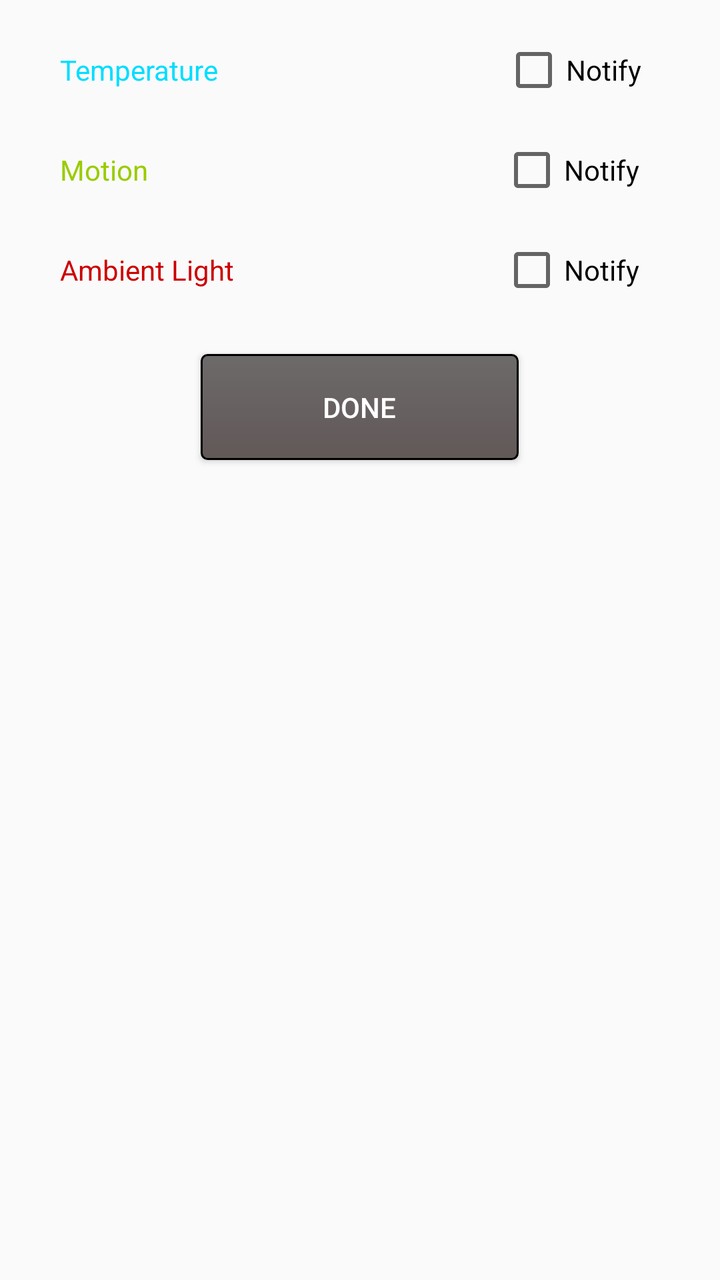
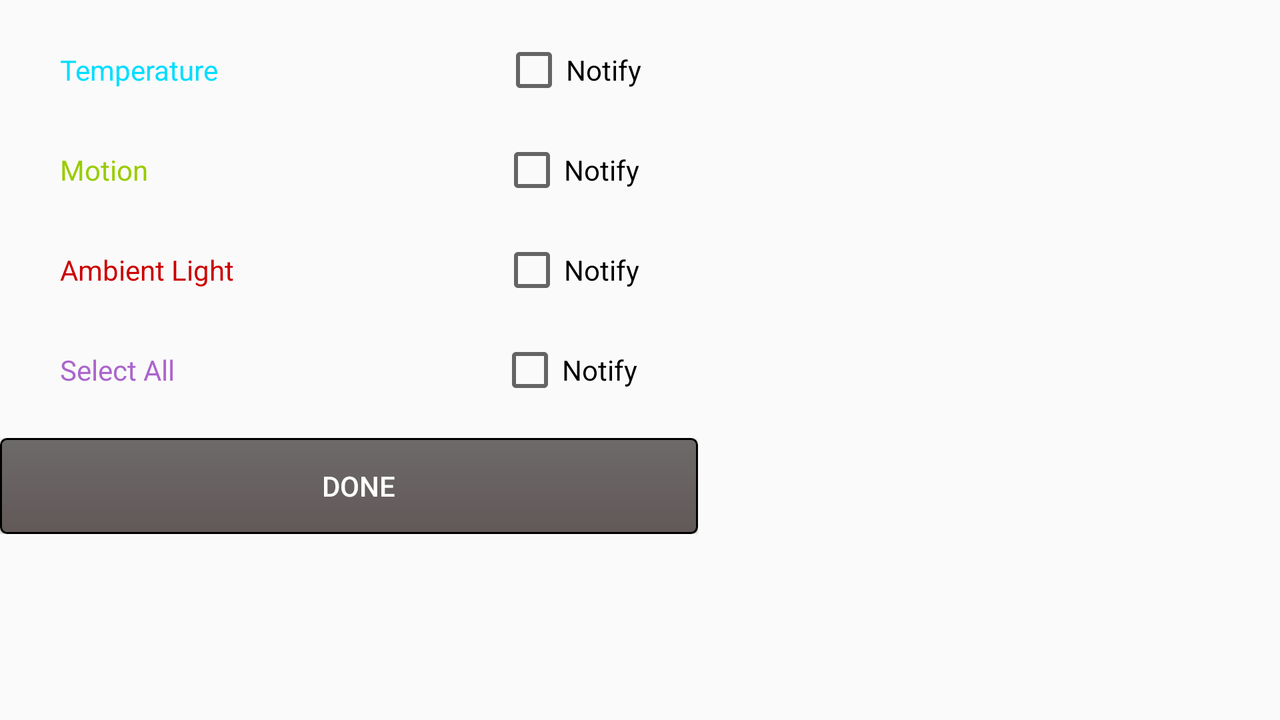

An Android layout and its configuration variant, each rendered on a device that would load it. The default file and the variant file are quoted in full after the pictures.
<!-- AndroidManifest.xml: application theme AppTheme -->
<!-- res/layout/notifications_permission.xml -->
<?xml version="1.0" encoding="utf-8"?>
<LinearLayout xmlns:android="http://schemas.android.com/apk/res/android"
    xmlns:app="http://schemas.android.com/apk/res-auto"
    xmlns:tools="http://schemas.android.com/tools"
    android:layout_width="match_parent"
    android:layout_height="match_parent"
    android:orientation="vertical">


    <LinearLayout
        android:layout_width="wrap_content"
        android:layout_height="wrap_content">
        <TextView
            android:layout_width="wrap_content"
            android:layout_height="wrap_content" />
    </LinearLayout>

    <LinearLayout
        android:layout_width="wrap_content"
        android:layout_height="wrap_content"
        android:orientation="horizontal">
    <TextView
        android:id="@+id/textView11"
        android:layout_width="251dp"
        android:layout_height="50dp"
        android:paddingLeft="30dp"
        android:text="Temperature"
        android:textColor="@android:color/holo_blue_bright"/>

    <CheckBox
        android:id="@+id/temp_checkbox"
        android:layout_width="236dp"
        android:layout_height="wrap_content"
        android:text="Notify"/>
    </LinearLayout>

    <LinearLayout
        android:layout_width="wrap_content"
        android:layout_height="wrap_content"
        android:orientation="horizontal">
        <TextView
            android:id="@+id/textView0"
            android:layout_width="250dp"
            android:layout_height="50dp"
            android:text="Motion"
            android:paddingLeft="30dp"
            android:textColor="@android:color/holo_green_light" />

        <CheckBox
            android:id="@+id/motion_checkbox"
            android:layout_width="236dp"
            android:layout_height="wrap_content"
            android:text="Notify"/>
    </LinearLayout>

    <LinearLayout
        android:layout_width="wrap_content"
        android:layout_height="wrap_content"
        android:orientation="horizontal">

    </LinearLayout>

    <LinearLayout
        android:layout_width="wrap_content"
        android:layout_height="wrap_content"
        android:orientation="horizontal">
        <TextView
            android:id="@+id/textView2"
            android:layout_width="250dp"
            android:layout_height="50dp"
            android:text="Ambient Light"
            android:paddingLeft="30dp"
            android:textColor="@android:color/holo_red_dark"/>

        <CheckBox
            android:id="@+id/light_checkbox"
            android:layout_width="236dp"
            android:layout_height="wrap_content"
            android:text="Notify"/>
    </LinearLayout>




    <android.support.constraint.ConstraintLayout
        android:layout_width="wrap_content"
        android:layout_height="wrap_content"
        android:layout_gravity="center">
        <Button
            android:id="@+id/notifications_setup_button_done"
            android:layout_width="159dp"
            android:layout_height="53dp"
            android:background="@drawable/button"
            android:text="DONE"
            android:textColor="@android:color/white"
            app:layout_constraintTop_toTopOf="parent"
            android:layout_marginTop="8dp"
            app:layout_constraintBottom_toBottomOf="parent"
            android:layout_marginBottom="8dp"
            android:layout_marginRight="8dp"
            app:layout_constraintRight_toRightOf="parent"
            app:layout_constraintVertical_bias="0.0"
            android:layout_marginLeft="8dp"
            app:layout_constraintLeft_toLeftOf="parent"
            app:layout_constraintHorizontal_bias="0.0" />

    </android.support.constraint.ConstraintLayout>


</LinearLayout>
<!-- resources referenced by this layout -->
<resources>
  <!-- drawable button (drawable) -->
  <?xml version="1.0" encoding="utf-8"?>
  <selector xmlns:android="http://schemas.android.com/apk/res/android" >
      <item android:state_pressed="true" >
          <shape android:shape="rectangle"  >
              <corners android:radius="3dip" />
              <stroke android:width="1dip" android:color="#525050" />
              <gradient android:angle="-90" android:startColor="#525050" android:endColor="#525050"  />
          </shape>
      </item>
      <item android:state_focused="true">
          <shape android:shape="rectangle"  >
              <corners android:radius="3dip" />
              <stroke android:width="1dip" android:color="#808080" />
              <solid android:color="#000000"/>
          </shape>
      </item>
      <item >
          <shape android:shape="rectangle"  >
              <corners android:radius="3dip" />
              <stroke android:width="1dip" android:color="#000000" />
              <gradient android:angle="-90" android:startColor="#6d6a6a" android:endColor="#625858" />
          </shape>
      </item>
  </selector>
  <style name="AppTheme" parent="Base.Theme.AppCompat.Light.DarkActionBar">
          
          <item name="colorPrimary">@color/reach_blue</item>
          <item name="colorAccent">@color/reach_blue_lite</item>
          <item name="colorControlActivated">@color/reach_blue</item>
      </style>
  <color name="reach_blue">#FF6a98ff</color>
  <color name="reach_blue_lite">#ffafc8ff</color>
</resources>
<!-- res/layout-land/notifications_permission.xml (the author's variant of the layout above) -->
<!-- drawn on the phone turned sideways -->
<?xml version="1.0" encoding="utf-8"?>
<LinearLayout xmlns:android="http://schemas.android.com/apk/res/android"
    android:layout_width="match_parent"
    android:layout_height="match_parent"
    android:orientation="vertical">


    <LinearLayout
        android:layout_width="wrap_content"
        android:layout_height="wrap_content">
        <TextView
            android:layout_width="wrap_content"
            android:layout_height="wrap_content" />
    </LinearLayout>

    <LinearLayout
        android:layout_width="wrap_content"
        android:layout_height="wrap_content"
        android:orientation="horizontal">
        <TextView
            android:id="@+id/textView11"
            android:layout_width="251dp"
            android:layout_height="50dp"
            android:paddingLeft="30dp"
            android:text="Temperature"
            android:textColor="@android:color/holo_blue_bright"/>

        <CheckBox
            android:id="@+id/temp_checkbox"
            android:layout_width="236dp"
            android:layout_height="wrap_content"
            android:text="Notify"/>
    </LinearLayout>

    <LinearLayout
        android:layout_width="wrap_content"
        android:layout_height="wrap_content"
        android:orientation="horizontal">
        <TextView
            android:id="@+id/textView0"
            android:layout_width="250dp"
            android:layout_height="50dp"
            android:text="Motion"
            android:paddingLeft="30dp"
            android:textColor="@android:color/holo_green_light" />

        <CheckBox
            android:id="@+id/motion_checkbox"
            android:layout_width="236dp"
            android:layout_height="wrap_content"
            android:text="Notify"/>
    </LinearLayout>

    <LinearLayout
        android:layout_width="wrap_content"
        android:layout_height="wrap_content"
        android:orientation="horizontal">

    </LinearLayout>

    <LinearLayout
        android:layout_width="wrap_content"
        android:layout_height="wrap_content"
        android:orientation="horizontal">
        <TextView
            android:id="@+id/textView2"
            android:layout_width="250dp"
            android:layout_height="50dp"
            android:text="Ambient Light"
            android:paddingLeft="30dp"
            android:textColor="@android:color/holo_red_dark"/>

        <CheckBox
            android:id="@+id/light_checkbox"
            android:layout_width="236dp"
            android:layout_height="wrap_content"
            android:text="Notify"/>
    </LinearLayout>

    <LinearLayout
        android:layout_width="wrap_content"
        android:layout_height="wrap_content"
        android:orientation="horizontal">
        <TextView
            android:layout_width="249dp"
            android:layout_height="50dp"
            android:text = "Select All"
            android:textColor="@android:color/holo_purple"
            android:paddingLeft="30dp"/>

        <CheckBox
            android:id="@+id/checkBox"
            android:layout_width="239dp"
            android:layout_height="wrap_content"
            android:text = "Notify"/>
    </LinearLayout>

    <LinearLayout
        android:layout_width="wrap_content"
        android:layout_height="wrap_content">

        <Button
            android:id="@+id/notifications_setup_button_done"
            android:layout_width="349dp"
            android:layout_height="wrap_content"
            android:background="@drawable/button"
            android:text="DONE"
            android:paddingLeft="10dp"
            android:textColor="@android:color/white" />
    </LinearLayout>


</LinearLayout>
